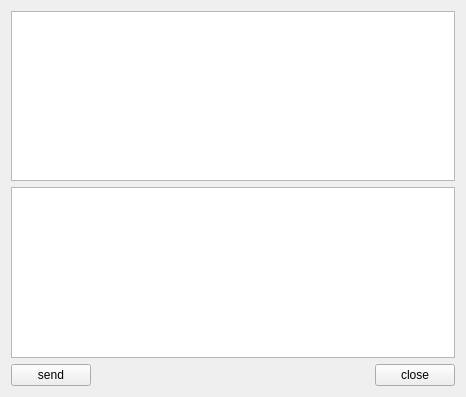
<?xml version="1.0" encoding="UTF-8"?>
<ui version="4.0">
 <class>ServerWidget</class>
 <widget class="QWidget" name="ServerWidget">
  <property name="geometry">
   <rect>
    <x>0</x>
    <y>0</y>
    <width>466</width>
    <height>397</height>
   </rect>
  </property>
  <property name="windowTitle">
   <string>ServerWidget</string>
  </property>
  <layout class="QGridLayout" name="gridLayout">
   <item row="2" column="0">
    <widget class="QPushButton" name="btn_send">
     <property name="text">
      <string>send</string>
     </property>
    </widget>
   </item>
   <item row="2" column="1">
    <spacer name="horizontalSpacer">
     <property name="orientation">
      <enum>Qt::Horizontal</enum>
     </property>
     <property name="sizeHint" stdset="0">
      <size>
       <width>247</width>
       <height>20</height>
      </size>
     </property>
    </spacer>
   </item>
   <item row="2" column="2">
    <widget class="QPushButton" name="btn_close">
     <property name="text">
      <string>close</string>
     </property>
    </widget>
   </item>
   <item row="0" column="0" colspan="3">
    <widget class="QTextEdit" name="tb_read">
     <property name="readOnly">
      <bool>true</bool>
     </property>
    </widget>
   </item>
   <item row="1" column="0" colspan="3">
    <widget class="QTextEdit" name="tb_write"/>
   </item>
  </layout>
 </widget>
 <resources/>
 <connections/>
</ui>
